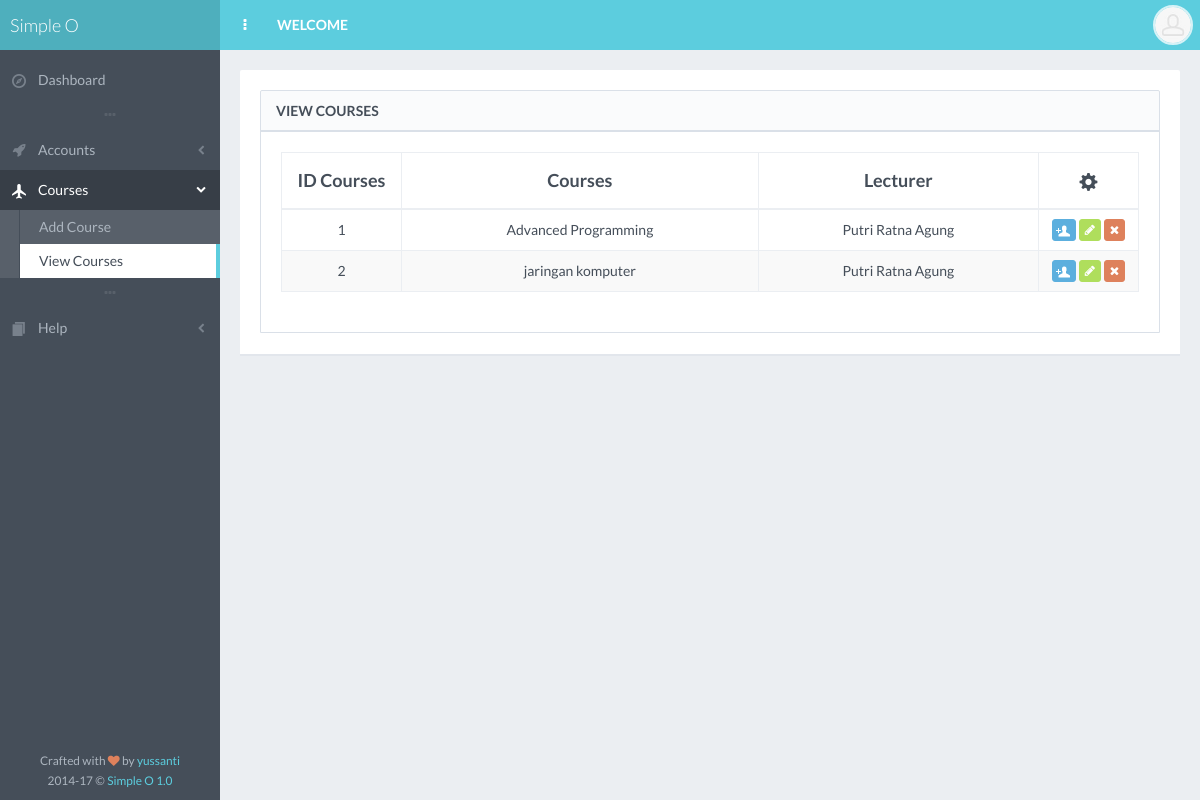
Page /seeCourses.php (signed in) on the committed database.
### tables this page shows
CREATE TABLE `tb_courses` (
  `idmk` int(11) NOT NULL,
  `courses` varchar(40) NOT NULL,
  `username` varchar(30) NOT NULL
);

CREATE TABLE `tb_user` (
  `username` varchar(20) NOT NULL,
  `email` varchar(40) NOT NULL,
  `password` varchar(50) NOT NULL,
  `name` varchar(40) NOT NULL,
  `npm` int(11) NOT NULL,
  `major` varchar(40) NOT NULL,
  `level` varchar(20) NOT NULL,
  `img` varchar(200) NOT NULL
);

### seeCourses.php (the view, shortened to what this page needs)
<?php include 'inc/template_start.php'; ?>
<?php include 'inc/page_head.php'; ?>
<div id="page-content">
    <div class="block">
    <div class="block full">
        <div class="block-title">
            <h2>View Courses</h2>
        </div>
        <div class="table-responsive">
            <table id="example-datatable" class="table table-striped table-bordered table-vcenter">
                <thead>
                    <tr>
                        <th style="width: 120px;" class="text-center">ID Courses</th>
                        <th class="text-center">Courses</th>
                        <th class="text-center">Lecturer</th>
                        <th class="text-center" style="width: 100px;"><i class="gi gi-cogwheel"></i></th>
                    </tr>
                </thead>
                <tbody>
                   <tr>
                        <?php    $query1 = mysql_query("SELECT * FROM tb_courses NATURAL JOIN tb_user");
                    while($baris1=mysql_fetch_array($query1)) {
                    ?>
                    <tr>
                        <td><center><?php echo $baris1['idmk'] ;?></center></td>
                        <td><center><?php echo $baris1['courses'] ;?></center></td>
                        <td><center><?php echo $baris1['name'] ;?></center></td>
                        <td class="text-center">
                            <a href="addParticipant.php?idmk=<?php echo $baris1['idmk']; ?>" data-toggle="tooltip" title="add Participant" class="btn btn-effect-ripple btn-xs btn-info"><i class="gi gi-user_add"></i></a>
                            <a href="editCourses.php?idmk=<?php echo $baris1['idmk']; ?>" data-toggle="tooltip" title="Edit Courses" class="btn btn-effect-ripple btn-xs btn-success"><i class="fa fa-pencil"></i></a>
                            <a href="deleteCourses.php?idmk=<?php echo $baris1['idmk']; ?>" data-toggle="tooltip" title="Delete Courses" class="btn btn-effect-ripple btn-xs btn-danger"><i class="fa fa-times"></i></a>
                        </td>
                    </tr>
                    <?php } ?>
                </tbody>
            </table>
        </div>
    </div>
    </div>
</div>
<?php include 'inc/page_footer.php'; ?>
<?php include 'inc/template_end.php'; ?>

### css/main.css (style rules this page uses)
body { font-family: "Lato", "Helvetica Neue", Helvetica, Arial, sans-serif; color: #454e59; background-color: #454e59; }
#page-content { padding: 10px 5px 1px; background-color: #ebeef2; }
#page-container.header-fixed-top #page-content { padding-top: 60px; }
.block { margin: 0 0 10px; padding: 20px 15px 1px; background-color: #ffffff; border-top-left-radius: 2px; border-top-right-radius: 2px; -webkit-box-shadow: 0 2px 0 rgba(218, 224, 232, .5); box-shadow: 0 2px 0 rgba(218, 224, 232, .5); }
.block .block { border: 1px solid #dae0e8; -webkit-box-shadow: none; box-shadow: none; }
.block.full { padding: 20px 15px; }
.block-title { margin: -20px -15px 20px; border-bottom: 2px solid #dae0e8; border-top-left-radius: 2px; border-top-right-radius: 2px; background: rgba(218, 224, 232, .15); }
.block-title h1, .block-title h2, .block-title h3, .block-title h4, .block-title h5, .block-title h6 { display: inline-block; font-size: 14px; line-height: 1.4; margin: 0; padding: 10px 15px 9px; font-weight: 600; text-transform: uppercase; }
h1, h2, h3, h4, h5, h6, .h1, .h2, .h3, .h4, .h5, .h6 { font-family: "Lato", "Helvetica Neue", Helvetica, Arial, sans-serif; font-weight: 300; }
h1, h2, h3 { margin-bottom: 15px; }
.text-primary, .text-primary:hover, a, a:hover, a:focus, a.text-primary, a.text-primary:hover, a.text-primary:focus { color: #5ccdde; }
.table.table-vcenter th, .table.table-vcenter td { vertical-align: middle; }
.table thead > tr > th { font-size: 18px; font-weight: 600; }
.table thead > tr > th, .table thead > tr > td, .table tfoot > tr > th, .table tfoot > tr > td { padding-top: 15px; padding-bottom: 15px; }
.table tbody > tr > th, .table tbody > tr > td { padding-top: 8px; padding-bottom: 8px; }
.table thead > tr > th, .table tbody > tr > th, .table tfoot > tr > th, .table thead > tr > td, .table tbody > tr > td, .table tfoot > tr > td, .table tbody + tbody, .table-bordered, .table-bordered > thead > tr > th, .table-bordered > tbody > tr > th, .table-bordered > tfoot > tr > th, .table-bordered > thead > tr > td, .table-bordered > tbody > tr > td, .table-bordered > tfoot > tr > td { border-color: #ebeef2; }
.btn { margin: 1px 0; background-color: #ffffff; border-radius: 3px; }
.btn .gi, .btn .hi, .btn .si, .btn .fi { line-height: 1; }
.btn-danger { background-color: #de815c; border-color: #de815c; }
.btn-success { background-color: #afde5c; border-color: #afde5c; }
.btn-info { background-color: #5cafde; border-color: #5cafde; }
p, .table, .alert, .carousel { margin-bottom: 20px; }
@media screen and (min-width: 768px) { #page-content { padding: 20px 20px 1px; } }
@media screen and (min-width: 768px) { #page-container.header-fixed-top #page-content { padding-top: 70px; } }
@media screen and (min-width: 768px) { .content-header, .content-header-media .header-section, .block, .block.full, .modal-body { padding-left: 20px; padding-right: 20px; } }
@media screen and (min-width: 768px) { .block, .widget { margin-bottom: 20px; } }
@media screen and (min-width: 768px) { .block-title { margin-left: -20px; margin-right: -20px; } }

### rows in the picture
tb_courses: idmk "1", courses "Advanced Programming", tb_user.name "Putri Ratna Agung"
tb_courses: idmk "2", courses "jaringan komputer", tb_user.name "Putri Ratna Agung"

### other values in the picture
$link['name'] "Dashboard"
$link['name'] "Accounts"
$link['name'] "Courses"
$sub_link['name'] "Add Course"
$sub_link['name'] "View Courses"
$link['name'] "Help"
$template['name'] "Simple O"
$template['version'] "1.0"
$template['header_link'] "WELCOME"
